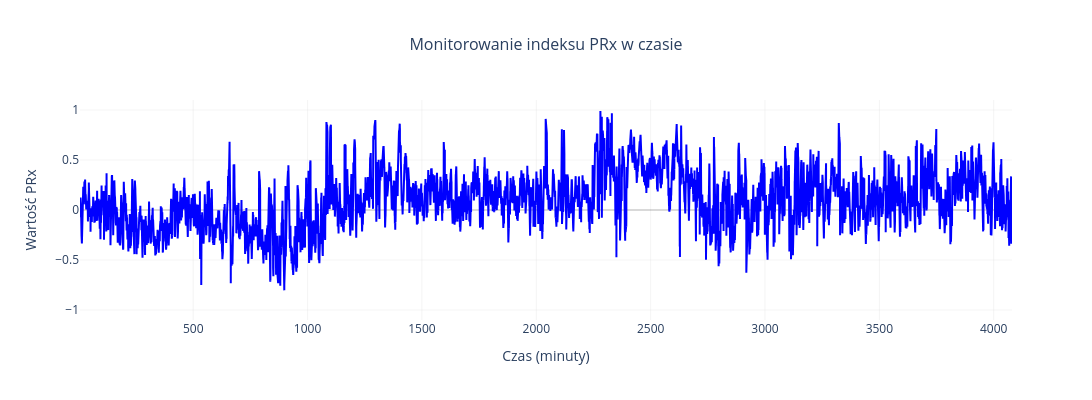

The code cell stored with this chart in its notebook:
### Code cell
x_seconds_avg = 5
window_size = 60

okna_icp, okna_abp = processor.get_windowed_data(x_seconds_avg=x_seconds_avg, window_size=window_size)
wyniki_prx = calculate_PRx(okna_icp, okna_abp)

liczba_okien = len(wyniki_prx)

czas_start_minuty = (window_size * x_seconds_avg) / 60  # Dla 60 i 5 to będzie równo 5.0 min

# Krok czasowy między kolejnymi oknami w minutach
krok_minuty = x_seconds_avg / 60  # 5 / 60 = 0.08333...

# 4. Generowanie wektora osi X
# Oś X zaczyna się od czasu_start i trwa przez tyle kroków, ile mamy wyników PRx
czas_os_x_minuty = czas_start_minuty + np.arange(liczba_okien) * krok_minuty

# --- 5. RYSUJ INTERAKTYWNY WYKRES (ZAMIAST MATPLOTLIB) ---
fig = go.Figure()

# Dodanie serii danych PRx ze zdefiniowaną osią czasu w minutach
fig.add_trace(go.Scatter(
    x=czas_os_x_minuty,
    y=wyniki_prx,
    mode='lines',
    name='PRx (Korelacja ICP/ABP)',
    line=dict(color='blue', width=2),
    # Precyzyjne formatowanie dymka (hover) po najechaniu myszką
    hovertemplate='<b>Czas:</b> %{x:.2f} min<br><b>PRx:</b> %{y:.3f}<extra></extra>'
))

# Konfiguracja osi, siatki oraz interakcji (zoom/pan)
fig.update_layout(
    title=dict(
        text='Monitorowanie indeksu PRx w czasie',
        x=0.5,
        font=dict(size=16)
    ),
    xaxis=dict(
        title='Czas (minuty)',
        gridcolor='rgba(200, 200, 200, 0.2)',
        showspikes=True,       # Pionowa linia pomocnicza śledząca kursor
        spikemode='across',
        spikethickness=1,
        spikedash='dash'
    ),
    yaxis=dict(
        title='Wartość PRx',
        range=[-1.1, 1.1],     # Sztywny zakres dla współczynnika korelacji Pearsona
        gridcolor='rgba(200, 200, 200, 0.2)',
        zeroline=True,
        zerolinecolor='rgba(0, 0, 0, 0.3)',
        zerolinewidth=1
    ),
    template='plotly_white',
    hovermode='x unified',     # Łączenie etykiet danych dla tej samej wartości osi X
    dragmode='zoom',           # Domyślne działanie myszy to zaznaczanie obszaru (zoom)
    width=1600,                 # Odpowiednik figsize=(10, 4)
    height=400
)

# Wyświetlenie wykresu (w Jupyter Notebook pojawi się w komórce, w skrypcie .py otworzy przeglądarkę)
fig.show()

### Figure 1 — Plotly figure (JSON) as saved in the notebook; plotly's stock layout.template omitted (floating-point values rounded to 4 significant figures; data arrays with more than 128 entries replaced by an {"elided": "..."} marker saying what was removed)
{"data": [{"hovertemplate": "<b>Czas:</b> %{x:.2f} min<br><b>PRx:</b> %{y:.3f}<extra></extra>", "line": {"color": "blue", "width": 2}, "mode": "lines", "name": "PRx (Korelacja ICP/ABP)", "type": "scatter", "x": {"elided": "48901 float values"}, "y": {"elided": "48901 float values"}}], "layout": {"dragmode": "zoom", "height": 400, "hovermode": "x unified", "title": {"font": {"size": 16}, "text": "Monitorowanie indeksu PRx w czasie", "x": 0.5}, "width": 1600, "xaxis": {"gridcolor": "rgba(200, 200, 200, 0.2)", "showspikes": true, "spikedash": "dash", "spikemode": "across", "spikethickness": 1, "title": {"text": "Czas (minuty)"}}, "yaxis": {"gridcolor": "rgba(200, 200, 200, 0.2)", "range": [-1.1, 1.1], "title": {"text": "Wartość PRx"}, "zeroline": true, "zerolinecolor": "rgba(0, 0, 0, 0.3)", "zerolinewidth": 1}}}
